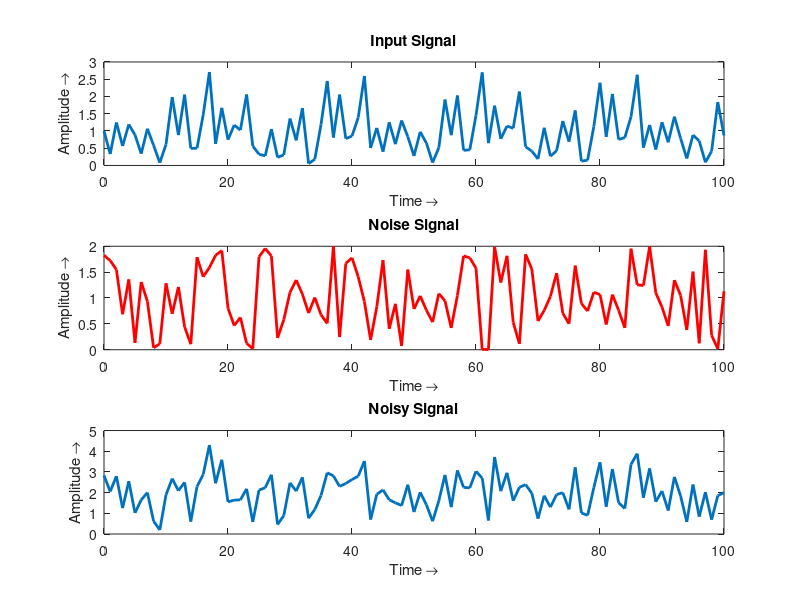
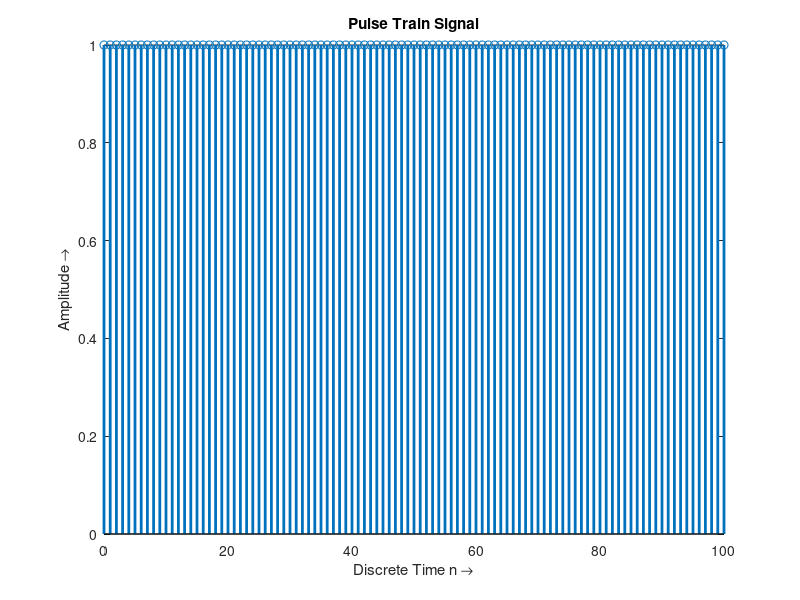
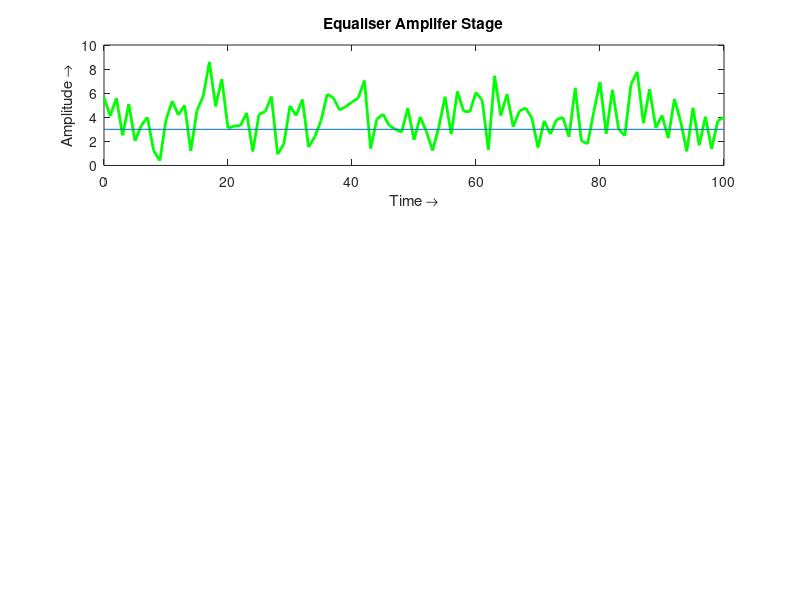

MATLAB code to generate these figures, in order: (Note: this script raises an error after producing the figures.)

% Author: Zain Rajani
% Software Used: MATLAB (R2020a)

%% Initialize Screen 

clear all;
close all;
clc;

%% Original Signal

time = 0:100;                       % Time period of the signal

% Original Signal without noise 
input_signal=abs(sin(time)+cos(2*time)+sin(4*time));

% Noise Regeneration 
noise= 2*rand(size(time));

% Signal with Noise
final_input= input_signal+noise;

% Plotting the signal
subplot(3,1,1)
plot(time,input_signal,'LineWidth',2);% Signal Plotting
title('Input Signal');                % Title Signal 
xlabel('Time \rightarrow');           % X-axis label
ylabel('Amplitude \rightarrow');      % Y-axis label

subplot(3,1,2)                        % Same plot division 2
plot(time,noise,'r','LineWidth',2);   % Signal Plotting 
title('Noise Signal');
xlabel('Time \rightarrow');
ylabel('Amplitude \rightarrow');


subplot(3,1,3)                        % Same plot division 3
plot(time,final_input,'LineWidth',2);
title('Noisy Signal');
xlabel('Time \rightarrow');
ylabel('Amplitude \rightarrow');

%% Pulse Train Signal (Timing Circuit)

discrete_time=0:100;                   % Discrete Time for timing 
pulse_signal=[ones(1,101)];            % Generate Pulse Signal 

figure                                 % Create a new figure
%Plot the pulse signal 
stem(discrete_time,pulse_signal,'LineWidth',2)
%Label the plot
title('Pulse Train Signal');
xlabel('Discrete Time n \rightarrow');
ylabel('Amplitude \rightarrow');

%% Amplifier and Equaliser Stage

amplification_factor=2;                % Signal Equalised by

threshold_level=3;                     % Set the threshold level

equaliser_signal=amplification_factor*final_input; % Final Signal Input

figure;                                % Create a new plot
subplot(3,1,1)                         % Plot first division
plot(time, equaliser_signal,'g','LineWidth',2)  %Plotting signal
% Label the plots
title('Equaliser Amplifer Stage');
xlabel('Time \rightarrow');
ylabel('Amplitude \rightarrow');

% Draw threshold line
line_draw=line([0 100],[threshold_level,threshold_level]); 

% Line Drawn specification (Design for the drawn line)

line_draw.Color='red';
line_draw.LineStyle='--';
line_draw.LineWidth=2;

%% Decision Making Block

i=1;

% Loop to decide the signal based on the threshold set 
while (i<=100)
    if (equaliser_signal(1,i)>=threshold_level)
        decision_stage(1,i)=1;
    else 
        decision_stage(1,i)=0;
    end
    i=i+1;
end 

disp(decision_stage);              % Display the decision signal

subplot(3,1,3)                     % 3rd Division Plot
stem(decision_stage,'LineWidth',2) % Signal to plot
% Label the plot
title('Decision Signal Discrete Type');
xlabel('Discrete Time (n) \rightarrow');
ylabel('Amplitude \rightarrow');

subplot(3,1,2)                      % 2nd Division Plot
plot(decision_stage,'m-*','LineWidth',2); % Signal Plot
% Label the signal 
title('Decision Signal Continuous Wave');
xlabel('Time Continous \rightarrow');
ylabel('Amplitude \rightarrow');

%% 
